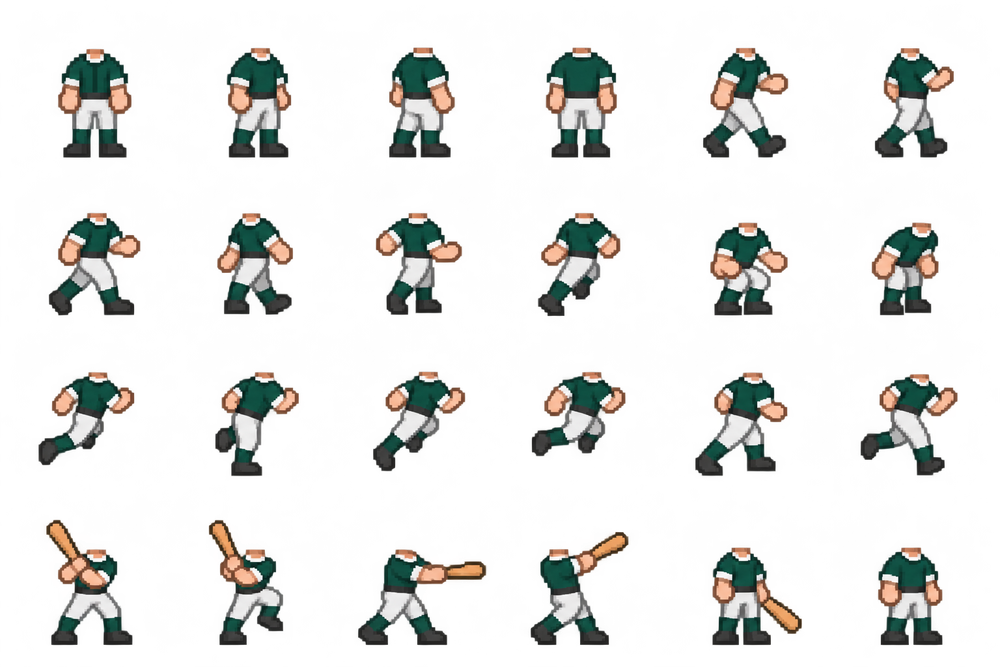
#> input picture 시안/경기장용-체형뼈대-방향동작-2026-11-16-v01/보통형-몸동작24칸-v01.png, 1000 x 667 px, shrunk from 1536 x 1024 before the run
$ python analyze_atlas.py
#> lines starting #> are read from the running program, lines starting #| are printed output that depends on the picture; after the words box and inside, x2 and y2 are one past the last pixel; in counts of white or black regions, pixels touching at a corner belong together
from pathlib import Path
from PIL import Image
import numpy as np,json
from collections import deque
HERE=Path(__file__).resolve().parent
def components(mask):
    seen=np.zeros(mask.shape,bool); out=[]
    for y,x in zip(*np.where(mask)):
        if seen[y,x]:continue
        q=deque([(int(y),int(x))]);seen[y,x]=1;pts=[]
        while q:
            yy,xx=q.popleft();pts.append((yy,xx))
            for dy,dx in ((1,0),(-1,0),(0,1),(0,-1)):
                ny,nx=yy+dy,xx+dx
                if 0<=ny<mask.shape[0] and 0<=nx<mask.shape[1] and mask[ny,nx] and not seen[ny,nx]:seen[ny,nx]=1;q.append((ny,nx))
        if len(pts)>15:
            a=np.array(pts);out.append([int(a[:,1].min()),int(a[:,0].min()),int(a[:,1].max()+1),int(a[:,0].max()+1),len(pts)])
    return out
if __name__=='__main__':
    a=np.array(Image.open(HERE/'보통형-몸동작24칸-v01.png').convert('RGBA')).astype(int)
    for f in range(24):
        c=a[f//6*256:(f//6+1)*256,f%6*256:(f%6+1)*256]
        skin=(c[:,:,3]>200)&(c[:,:,0]>170)&(c[:,:,1]>90)&(c[:,:,2]>70)&(c[:,:,0]-c[:,:,1]>18)&(c[:,:,1]-c[:,:,2]<75)
        print(f,components(skin))
#> this loop made 24 passes
#> (printed output is left out)
#> pass 1, `c=a[f//6*256:(f//6+1)*256,f%6*256:(f%6+1)*256]`:
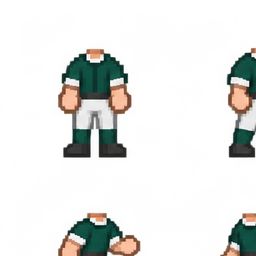
#> c: shape (256, 256, 4) int64; mean R, G, B, A 22.4, 22.8, 20.2, 44.9; transparent parts drawn white
#> pass 1, `skin=(c[:,:,3]>200)&(c[:,:,0]>170)&(c[:,:,1]>90)&(c[:,:,2]>70)&(c[:,:,..`:
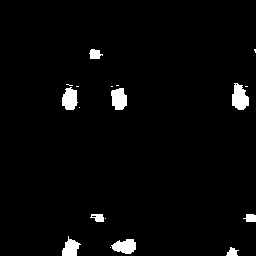
#> skin: shape (256, 256) bool; 2.7% white; 18 white regions (9 under 20 px), largest, box (x1, y1, x2, y2) and area: (232, 83, 249, 110) 329, (111, 88, 127, 110) 280, (62, 87, 78, 110) 277
#> pass 2, `c=a[f//6*256:(f//6+1)*256,f%6*256:(f%6+1)*256]`:
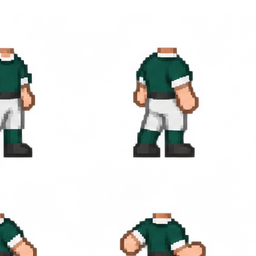
#> c: shape (256, 256, 4) int64; mean R, G, B, A 22.7, 23.5, 20.6, 45.1; transparent parts drawn white
#> pass 2, `skin=(c[:,:,3]>200)&(c[:,:,0]>170)&(c[:,:,1]>90)&(c[:,:,2]>70)&(c[:,:,..`:
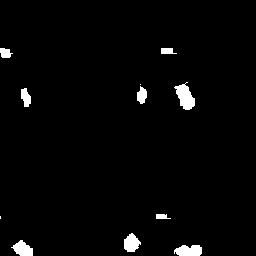
#> skin: shape (256, 256) bool; 2.3% white; 11 white regions (2 under 20 px), largest, box (x1, y1, x2, y2) and area: (174, 82, 195, 110) 336, (174, 245, 202, 256) 257, (11, 240, 33, 256) 224
